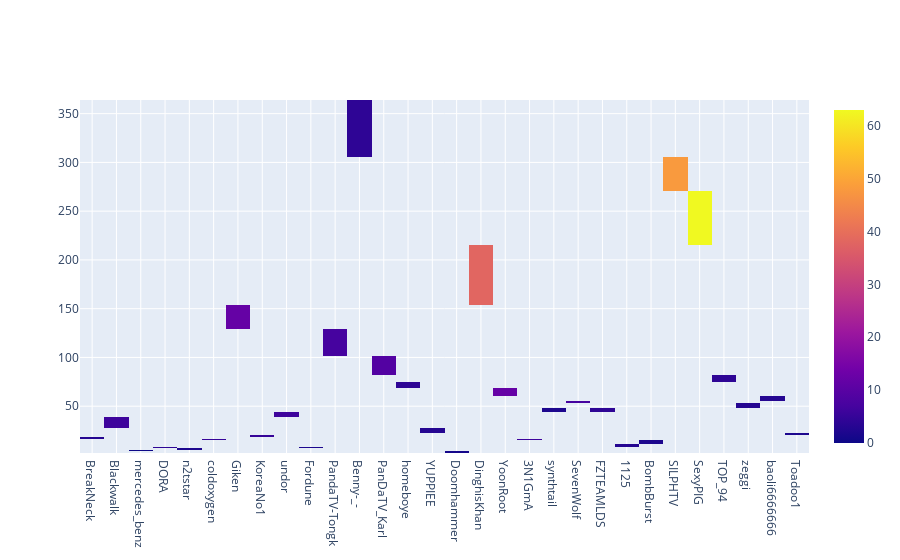

Notebook cell for this chart:
### Code cell
#NOTE

trace = go.Heatmap(z= df_bar_pubg['solo_Wins'],
                   x= df_bar_pubg['player_name'],
                   y= df_bar_pubg['solo_RoundsPlayed'])
data=[trace]
iplot(data, filename='labelled-heatmap')

### Figure 1 — Plotly figure (JSON) as saved in the notebook; plotly's stock layout.template omitted (floating-point values rounded to 4 significant figures)
{"data": [{"type": "heatmap", "x": ["BreakNeck", "Blackwalk", "mercedes_benz", "DORA", "n2tstar", "coldoxygen", "Giken", "KoreaNo1", "undor", "Fordune", "PandaTV-Tongk", "Benny-_-", "PanDaTV_Karl", "homeboye", "YUPPIEE", "Doomhammer", "DinghisKhan", "YoonRoot", "3N1GmA", "synthtail", "SevenWolf", "FZTEAMLDS", "1125", "BombBurst", "SILPHTV", "SexyPIG", "TOP_94", "zeggi", "baoli6666666", "Toadoo1"], "y": [17, 33, 5, 8, 6, 16, 142, 19, 44, 8, 116, 335, 87, 72, 23, 3, 165, 65, 16, 45, 55, 45, 9, 14, 277, 265, 77, 52, 56, 22], "z": [3, 6, 0, 4, 2, 5, 12, 5, 6, 2, 7, 4, 9, 4, 3, 1, 38, 12, 6, 2, 7, 4, 3, 2, 48, 63, 4, 3, 3, 2]}], "layout": {}}
